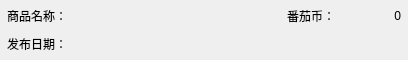
<?xml version="1.0" encoding="UTF-8"?>
<ui version="4.0">
 <class>marketItem</class>
 <widget class="QWidget" name="marketItem">
  <property name="geometry">
   <rect>
    <x>0</x>
    <y>0</y>
    <width>408</width>
    <height>60</height>
   </rect>
  </property>
  <property name="minimumSize">
   <size>
    <width>408</width>
    <height>60</height>
   </size>
  </property>
  <property name="maximumSize">
   <size>
    <width>16777215</width>
    <height>60</height>
   </size>
  </property>
  <property name="windowTitle">
   <string>Form</string>
  </property>
  <layout class="QVBoxLayout" name="verticalLayout">
   <property name="spacing">
    <number>4</number>
   </property>
   <property name="leftMargin">
    <number>7</number>
   </property>
   <property name="topMargin">
    <number>4</number>
   </property>
   <property name="rightMargin">
    <number>7</number>
   </property>
   <property name="bottomMargin">
    <number>4</number>
   </property>
   <item>
    <layout class="QHBoxLayout" name="horizontalLayout">
     <item>
      <widget class="QLabel" name="label_2">
       <property name="minimumSize">
        <size>
         <width>60</width>
         <height>0</height>
        </size>
       </property>
       <property name="maximumSize">
        <size>
         <width>60</width>
         <height>16777215</height>
        </size>
       </property>
       <property name="font">
        <font>
         <family>Microsoft YaHei UI</family>
         <pointsize>9</pointsize>
        </font>
       </property>
       <property name="text">
        <string>商品名称：</string>
       </property>
      </widget>
     </item>
     <item>
      <widget class="QLabel" name="commNameLabel">
       <property name="minimumSize">
        <size>
         <width>130</width>
         <height>0</height>
        </size>
       </property>
       <property name="maximumSize">
        <size>
         <width>130</width>
         <height>16777215</height>
        </size>
       </property>
       <property name="font">
        <font>
         <family>Microsoft YaHei UI</family>
         <pointsize>9</pointsize>
        </font>
       </property>
       <property name="text">
        <string/>
       </property>
      </widget>
     </item>
     <item>
      <spacer name="horizontalSpacer_2">
       <property name="orientation">
        <enum>Qt::Horizontal</enum>
       </property>
       <property name="sizeHint" stdset="0">
        <size>
         <width>40</width>
         <height>20</height>
        </size>
       </property>
      </spacer>
     </item>
     <item>
      <widget class="QLabel" name="label_5">
       <property name="minimumSize">
        <size>
         <width>60</width>
         <height>0</height>
        </size>
       </property>
       <property name="maximumSize">
        <size>
         <width>60</width>
         <height>16777215</height>
        </size>
       </property>
       <property name="font">
        <font>
         <family>Microsoft YaHei UI</family>
         <pointsize>9</pointsize>
        </font>
       </property>
       <property name="text">
        <string>番茄币：</string>
       </property>
      </widget>
     </item>
     <item>
      <widget class="QLabel" name="coinLabel">
       <property name="minimumSize">
        <size>
         <width>50</width>
         <height>0</height>
        </size>
       </property>
       <property name="maximumSize">
        <size>
         <width>50</width>
         <height>16777215</height>
        </size>
       </property>
       <property name="font">
        <font>
         <family>Microsoft YaHei UI</family>
         <pointsize>9</pointsize>
        </font>
       </property>
       <property name="text">
        <string>0</string>
       </property>
       <property name="alignment">
        <set>Qt::AlignRight|Qt::AlignTrailing|Qt::AlignVCenter</set>
       </property>
      </widget>
     </item>
    </layout>
   </item>
   <item>
    <layout class="QHBoxLayout" name="horizontalLayout_2">
     <item>
      <widget class="QLabel" name="label_3">
       <property name="minimumSize">
        <size>
         <width>60</width>
         <height>0</height>
        </size>
       </property>
       <property name="maximumSize">
        <size>
         <width>60</width>
         <height>16777215</height>
        </size>
       </property>
       <property name="font">
        <font>
         <family>Microsoft YaHei UI</family>
         <pointsize>9</pointsize>
        </font>
       </property>
       <property name="text">
        <string>发布日期：</string>
       </property>
      </widget>
     </item>
     <item>
      <widget class="QLabel" name="timeLabel">
       <property name="minimumSize">
        <size>
         <width>160</width>
         <height>0</height>
        </size>
       </property>
       <property name="maximumSize">
        <size>
         <width>160</width>
         <height>16777215</height>
        </size>
       </property>
       <property name="font">
        <font>
         <family>Microsoft YaHei UI</family>
         <pointsize>9</pointsize>
        </font>
       </property>
       <property name="text">
        <string/>
       </property>
      </widget>
     </item>
     <item>
      <spacer name="horizontalSpacer">
       <property name="orientation">
        <enum>Qt::Horizontal</enum>
       </property>
       <property name="sizeHint" stdset="0">
        <size>
         <width>40</width>
         <height>20</height>
        </size>
       </property>
      </spacer>
     </item>
     <item>
      <widget class="QLabel" name="saleLabel">
       <property name="text">
        <string/>
       </property>
      </widget>
     </item>
    </layout>
   </item>
  </layout>
 </widget>
 <resources/>
 <connections/>
</ui>
